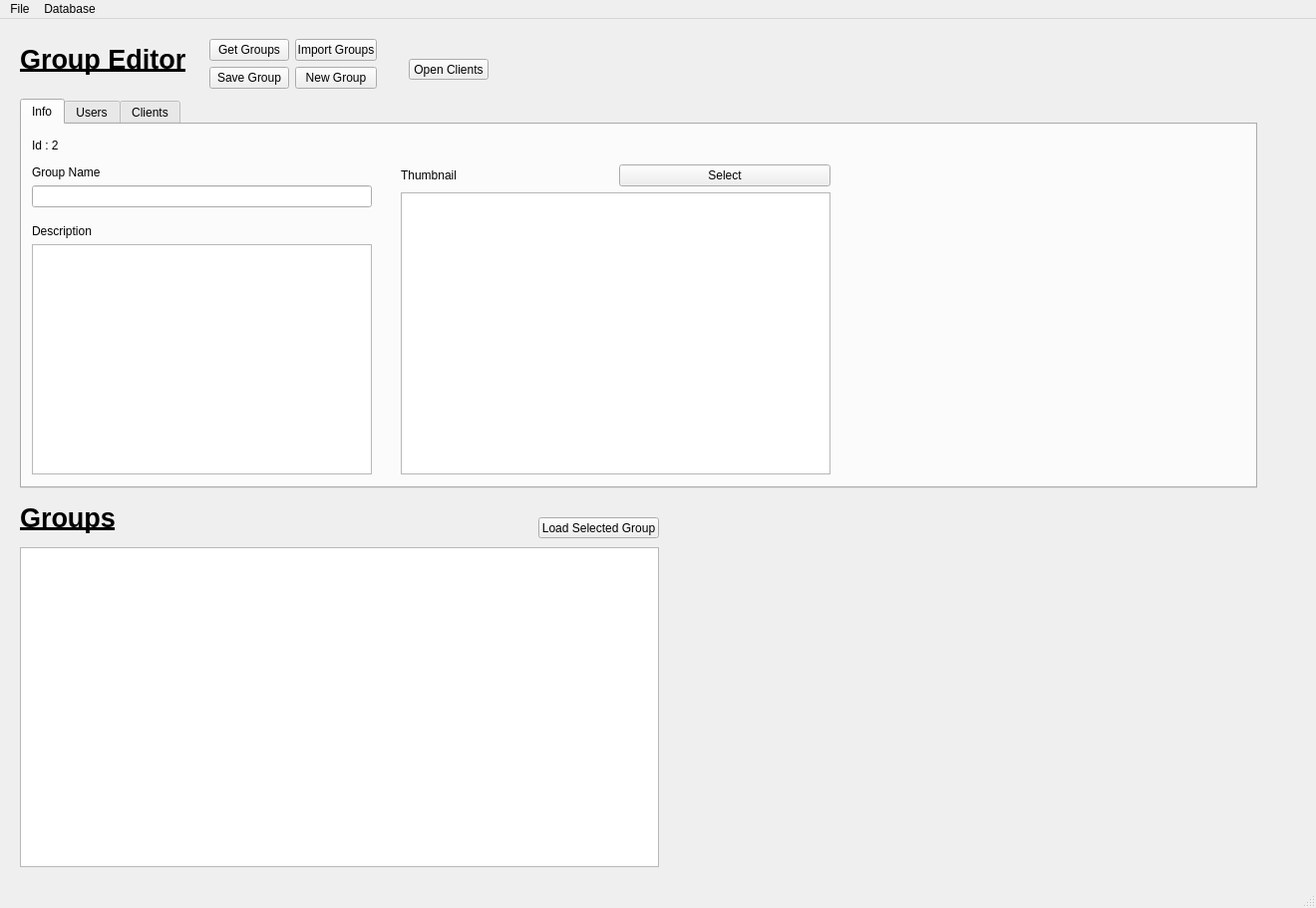
<?xml version="1.0" encoding="UTF-8"?>
<ui version="4.0">
 <class>MainWindow</class>
 <widget class="QMainWindow" name="MainWindow">
  <property name="geometry">
   <rect>
    <x>0</x>
    <y>0</y>
    <width>1320</width>
    <height>911</height>
   </rect>
  </property>
  <property name="windowTitle">
   <string>MainWindow</string>
  </property>
  <widget class="QWidget" name="centralwidget">
   <widget class="QTableView" name="tableViewUsers">
    <property name="geometry">
     <rect>
      <x>680</x>
      <y>980</y>
      <width>631</width>
      <height>51</height>
     </rect>
    </property>
   </widget>
   <widget class="QLabel" name="label">
    <property name="geometry">
     <rect>
      <x>20</x>
      <y>10</y>
      <width>1187</width>
      <height>61</height>
     </rect>
    </property>
    <property name="font">
     <font>
      <pointsize>20</pointsize>
      <weight>75</weight>
      <bold>true</bold>
      <underline>true</underline>
     </font>
    </property>
    <property name="text">
     <string>Group Editor</string>
    </property>
   </widget>
   <widget class="QTabWidget" name="tabWidgetInfo">
    <property name="geometry">
     <rect>
      <x>20</x>
      <y>80</y>
      <width>1241</width>
      <height>391</height>
     </rect>
    </property>
    <property name="currentIndex">
     <number>0</number>
    </property>
    <widget class="QWidget" name="tab_4">
     <attribute name="title">
      <string>Info</string>
     </attribute>
     <widget class="QWidget" name="layoutWidget">
      <property name="geometry">
       <rect>
        <x>10</x>
        <y>40</y>
        <width>341</width>
        <height>43</height>
       </rect>
      </property>
      <layout class="QVBoxLayout" name="verticalLayout_8">
       <item>
        <widget class="QLabel" name="label_5">
         <property name="text">
          <string>Group Name</string>
         </property>
        </widget>
       </item>
       <item>
        <widget class="QLineEdit" name="lineEditGroupName"/>
       </item>
      </layout>
     </widget>
     <widget class="QWidget" name="layoutWidget">
      <property name="geometry">
       <rect>
        <x>10</x>
        <y>100</y>
        <width>341</width>
        <height>251</height>
       </rect>
      </property>
      <layout class="QVBoxLayout" name="verticalLayout_2">
       <item>
        <widget class="QLabel" name="label_8">
         <property name="text">
          <string>Description</string>
         </property>
        </widget>
       </item>
       <item>
        <widget class="QTextEdit" name="textEditDescription"/>
       </item>
      </layout>
     </widget>
     <widget class="QLabel" name="label_idText">
      <property name="geometry">
       <rect>
        <x>10</x>
        <y>10</y>
        <width>339</width>
        <height>21</height>
       </rect>
      </property>
      <property name="text">
       <string>Id : 2</string>
      </property>
     </widget>
     <widget class="QWidget" name="">
      <property name="geometry">
       <rect>
        <x>380</x>
        <y>40</y>
        <width>431</width>
        <height>311</height>
       </rect>
      </property>
      <layout class="QGridLayout" name="gridLayout_2">
       <item row="0" column="0">
        <layout class="QHBoxLayout" name="horizontalLayout">
         <item>
          <widget class="QLabel" name="label_9">
           <property name="text">
            <string>Thumbnail</string>
           </property>
          </widget>
         </item>
         <item>
          <widget class="QPushButton" name="pushButtonSelectThumbnail">
           <property name="text">
            <string>Select</string>
           </property>
          </widget>
         </item>
        </layout>
       </item>
       <item row="1" column="0">
        <widget class="QGraphicsView" name="graphicsViewIcon"/>
       </item>
      </layout>
     </widget>
    </widget>
    <widget class="QWidget" name="tab_2">
     <attribute name="title">
      <string>Users</string>
     </attribute>
     <widget class="QWidget" name="layoutWidget_3">
      <property name="geometry">
       <rect>
        <x>10</x>
        <y>30</y>
        <width>1185</width>
        <height>196</height>
       </rect>
      </property>
      <layout class="QVBoxLayout" name="verticalLayout_4">
       <item>
        <layout class="QHBoxLayout" name="horizontalLayout_3">
         <item>
          <widget class="QLabel" name="label_6">
           <property name="text">
            <string>Users</string>
           </property>
          </widget>
         </item>
         <item>
          <widget class="QPushButton" name="pushButtonUserAdd">
           <property name="text">
            <string>+</string>
           </property>
          </widget>
         </item>
         <item>
          <widget class="QPushButton" name="pushButtonUserMinus">
           <property name="text">
            <string>-</string>
           </property>
          </widget>
         </item>
        </layout>
       </item>
       <item>
        <widget class="QTableView" name="tableViewUsers_2"/>
       </item>
      </layout>
     </widget>
    </widget>
    <widget class="QWidget" name="tab_3">
     <attribute name="title">
      <string>Clients</string>
     </attribute>
     <widget class="QWidget" name="layoutWidget_5">
      <property name="geometry">
       <rect>
        <x>10</x>
        <y>40</y>
        <width>1185</width>
        <height>257</height>
       </rect>
      </property>
      <layout class="QVBoxLayout" name="verticalLayout_5">
       <item>
        <layout class="QHBoxLayout" name="horizontalLayout_4">
         <item>
          <widget class="QLabel" name="label_7">
           <property name="text">
            <string>Clients</string>
           </property>
          </widget>
         </item>
         <item>
          <widget class="QPushButton" name="pushButtonClientsAdd">
           <property name="text">
            <string>+</string>
           </property>
          </widget>
         </item>
         <item>
          <widget class="QPushButton" name="pushButtonClientsMinus">
           <property name="text">
            <string>-</string>
           </property>
          </widget>
         </item>
        </layout>
       </item>
       <item>
        <widget class="QTableView" name="tableViewClients"/>
       </item>
      </layout>
     </widget>
    </widget>
   </widget>
   <widget class="QTableView" name="tableViewGroupsList">
    <property name="geometry">
     <rect>
      <x>20</x>
      <y>530</y>
      <width>641</width>
      <height>321</height>
     </rect>
    </property>
   </widget>
   <widget class="QLabel" name="label_2">
    <property name="geometry">
     <rect>
      <x>20</x>
      <y>470</y>
      <width>1187</width>
      <height>61</height>
     </rect>
    </property>
    <property name="font">
     <font>
      <pointsize>20</pointsize>
      <weight>75</weight>
      <bold>true</bold>
      <underline>true</underline>
     </font>
    </property>
    <property name="text">
     <string>Groups</string>
    </property>
   </widget>
   <widget class="QPushButton" name="pushButtonLoadSelectedGroup">
    <property name="geometry">
     <rect>
      <x>540</x>
      <y>500</y>
      <width>121</width>
      <height>21</height>
     </rect>
    </property>
    <property name="text">
     <string>Load Selected Group</string>
    </property>
   </widget>
   <widget class="QPushButton" name="pushButtonOpenClients">
    <property name="geometry">
     <rect>
      <x>410</x>
      <y>40</y>
      <width>80</width>
      <height>21</height>
     </rect>
    </property>
    <property name="text">
     <string>Open Clients</string>
    </property>
   </widget>
   <widget class="QWidget" name="gridLayoutWidget">
    <property name="geometry">
     <rect>
      <x>730</x>
      <y>540</y>
      <width>491</width>
      <height>281</height>
     </rect>
    </property>
    <layout class="QGridLayout" name="gridLayout_3"/>
   </widget>
   <widget class="QWidget" name="">
    <property name="geometry">
     <rect>
      <x>210</x>
      <y>20</y>
      <width>168</width>
      <height>50</height>
     </rect>
    </property>
    <layout class="QGridLayout" name="gridLayout">
     <item row="0" column="0">
      <widget class="QPushButton" name="pushButtonGetGroups">
       <property name="text">
        <string>Get Groups</string>
       </property>
      </widget>
     </item>
     <item row="0" column="1">
      <widget class="QPushButton" name="pushButtonImportGroups">
       <property name="text">
        <string>Import Groups</string>
       </property>
      </widget>
     </item>
     <item row="1" column="0">
      <widget class="QPushButton" name="pushButtonSaveGroup">
       <property name="text">
        <string>Save Group</string>
       </property>
      </widget>
     </item>
     <item row="1" column="1">
      <widget class="QPushButton" name="pushButtonClearShotFile">
       <property name="text">
        <string>New Group</string>
       </property>
      </widget>
     </item>
    </layout>
   </widget>
  </widget>
  <widget class="QMenuBar" name="menubar">
   <property name="geometry">
    <rect>
     <x>0</x>
     <y>0</y>
     <width>1320</width>
     <height>20</height>
    </rect>
   </property>
   <widget class="QMenu" name="menuFile">
    <property name="title">
     <string>File</string>
    </property>
    <addaction name="actionNew_Group"/>
    <addaction name="actionSave_Group"/>
    <addaction name="actionSave_Group_Json"/>
   </widget>
   <widget class="QMenu" name="menuDatabase">
    <property name="title">
     <string>Database</string>
    </property>
    <widget class="QMenu" name="menuEdit">
     <property name="title">
      <string>Edit</string>
     </property>
     <addaction name="actionClear_ALL_Groups"/>
     <addaction name="actionLoad_From_Mock_sql"/>
    </widget>
    <addaction name="menuEdit"/>
   </widget>
   <addaction name="menuFile"/>
   <addaction name="menuDatabase"/>
  </widget>
  <widget class="QStatusBar" name="statusbar"/>
  <action name="actionNew_Group">
   <property name="text">
    <string>New Group</string>
   </property>
  </action>
  <action name="actionSave_Group">
   <property name="text">
    <string>Save Group</string>
   </property>
  </action>
  <action name="actionSave_Group_Json">
   <property name="text">
    <string>Save Group Json</string>
   </property>
  </action>
  <action name="actionClear_ALL_Groups">
   <property name="text">
    <string>Clear ALL Groups</string>
   </property>
  </action>
  <action name="actionLoad_From_Mock_sql">
   <property name="text">
    <string>Load From Mock.sql</string>
   </property>
  </action>
 </widget>
 <resources/>
 <connections/>
</ui>
